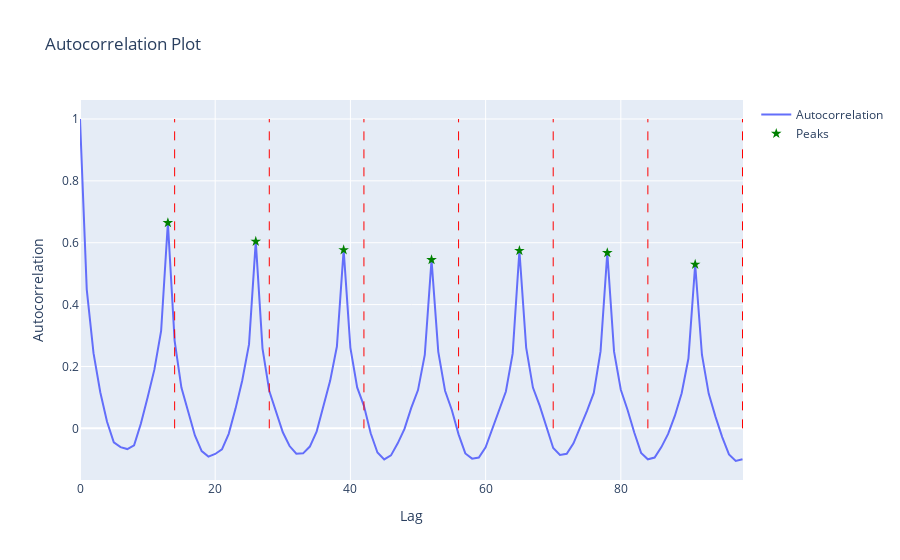

Notebook code for this chart:
### Code cell
# Assuming your DataFrame is named 'df' and has a datetime index
# If not, you'll need to set the index: df.set_index('datetime_column', inplace=True)
df = aggregate_dfs['SPY'].copy()
df.set_index('date', inplace=True)

# Calculate the autocorrelation
lag_max = 14 * 7  # 7 days worth of lags
autocorr = acf(df['v'], nlags=lag_max)

# Create a pandas Series with the autocorrelation values
autocorr_series = pd.Series(autocorr)

# Create the Plotly figure
fig = go.Figure()

# Add the autocorrelation line
fig.add_trace(go.Scatter(x=autocorr_series.index, y=autocorr_series.values,
                         mode='lines', name='Autocorrelation'))

# Add vertical lines for daily periods
for i in range(1, 8):
    fig.add_shape(type="line", x0=14*i, y0=0, x1=14*i, y1=1,
                  line=dict(color="red", width=1, dash="dash"))

# Update layout
fig.update_layout(
    title='Autocorrelation Plot',
    xaxis_title='Lag',
    yaxis_title='Autocorrelation',
    showlegend=True
)

# Show the plot
# fig.show()

# Find the peaks in autocorrelation
peaks, _ = find_peaks(autocorr, height=0.1, distance=13)  # Adjust height and distance as needed
print("Peaks found at lags:", peaks)

# Calculate the average distance between peaks
if len(peaks) > 1:
    avg_peak_distance = np.mean(np.diff(peaks))
    print(f"Average distance between peaks: {avg_peak_distance:.2f}")
    print(f"Detected periodicity: {avg_peak_distance / 13:.2f} days")
else:
    print("Not enough peaks detected to determine periodicity.")

# Optional: Add markers for the detected peaks
fig.add_trace(go.Scatter(x=peaks, y=autocorr[peaks],
                         mode='markers', name='Peaks',
                         marker=dict(size=8, color='green', symbol='star')))

# Update the layout to accommodate the new trace
fig.update_layout(showlegend=True)

# Show the updated plot
fig.show()

### Figure 1 — Plotly figure (JSON) as saved in the notebook; plotly's stock layout.template omitted (floating-point values rounded to 4 significant figures)
{"data": [{"mode": "lines", "name": "Autocorrelation", "type": "scatter", "x": [0, 1, 2, 3, 4, 5, 6, 7, 8, 9, 10, 11, 12, 13, 14, 15, 16, 17, 18, 19, 20, 21, 22, 23, 24, 25, 26, 27, 28, 29, 30, 31, 32, 33, 34, 35, 36, 37, 38, 39, 40, 41, 42, 43, 44, 45, 46, 47, 48, 49, 50, 51, 52, 53, 54, 55, 56, 57, 58, 59, 60, 61, 62, 63, 64, 65, 66, 67, 68, 69, 70, 71, 72, 73, 74, 75, 76, 77, 78, 79, 80, 81, 82, 83, 84, 85, 86, 87, 88, 89, 90, 91, 92, 93, 94, 95, 96, 97, 98], "y": [1, 0.4486, 0.2429, 0.1169, 0.02105, -0.04528, -0.06073, -0.06702, -0.0547, 0.01485, 0.09936, 0.1898, 0.3147, 0.6646, 0.2829, 0.1317, 0.05449, -0.02312, -0.07365, -0.09134, -0.08279, -0.06775, -0.01782, 0.063, 0.1547, 0.2714, 0.6045, 0.2579, 0.1208, 0.05638, -0.01279, -0.05722, -0.08213, -0.08081, -0.05893, -0.01096, 0.07493, 0.1536, 0.2646, 0.5769, 0.2603, 0.1323, 0.0728, -0.01576, -0.0781, -0.1004, -0.08742, -0.04845, -0.001845, 0.06616, 0.1237, 0.2372, 0.5448, 0.2474, 0.1215, 0.05925, -0.01938, -0.08116, -0.09785, -0.09415, -0.0616, -0.002662, 0.05802, 0.1192, 0.2415, 0.5742, 0.2611, 0.1318, 0.07358, 0.008774, -0.0635, -0.08584, -0.08233, -0.0484, 0.003115, 0.05627, 0.1145, 0.2486, 0.5676, 0.2479, 0.1249, 0.05929, -0.01436, -0.07936, -0.09998, -0.09448, -0.06065, -0.01798, 0.0409, 0.1136, 0.2258, 0.5298, 0.238, 0.1122, 0.03799, -0.02831, -0.08436, -0.1055, -0.1]}, {"marker": {"color": "green", "size": 8, "symbol": "star"}, "mode": "markers", "name": "Peaks", "type": "scatter", "x": [13, 26, 39, 52, 65, 78, 91], "y": [0.6646, 0.6045, 0.5769, 0.5448, 0.5742, 0.5676, 0.5298]}], "layout": {"shapes": [{"line": {"color": "red", "dash": "dash", "width": 1}, "type": "line", "x0": 14, "x1": 14, "y0": 0, "y1": 1}, {"line": {"color": "red", "dash": "dash", "width": 1}, "type": "line", "x0": 28, "x1": 28, "y0": 0, "y1": 1}, {"line": {"color": "red", "dash": "dash", "width": 1}, "type": "line", "x0": 42, "x1": 42, "y0": 0, "y1": 1}, {"line": {"color": "red", "dash": "dash", "width": 1}, "type": "line", "x0": 56, "x1": 56, "y0": 0, "y1": 1}, {"line": {"color": "red", "dash": "dash", "width": 1}, "type": "line", "x0": 70, "x1": 70, "y0": 0, "y1": 1}, {"line": {"color": "red", "dash": "dash", "width": 1}, "type": "line", "x0": 84, "x1": 84, "y0": 0, "y1": 1}, {"line": {"color": "red", "dash": "dash", "width": 1}, "type": "line", "x0": 98, "x1": 98, "y0": 0, "y1": 1}], "showlegend": true, "title": {"text": "Autocorrelation Plot"}, "xaxis": {"title": {"text": "Lag"}}, "yaxis": {"title": {"text": "Autocorrelation"}}}}
